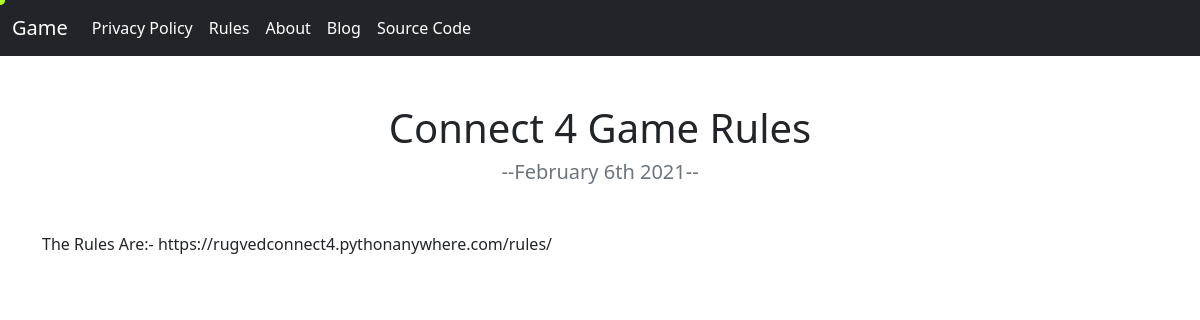
Page /blog/2 on the committed database.
### blog/models.py (models this page shows, shortened)
class Blog(models.Model):
    title = models.CharField(max_length=200)
    description = models.TextField()
    date = models.DateField()

### blog/views.py (the view)
# urls.py: path('<int:blog_id>', views.detail, name='detail'),
def detail(request, blog_id):
    blog = get_list_or_404(Blog, pk=blog_id)
    return render(request, 'blog/detail.html',{'blog':blog})

### blog/templates/blog/detail.html (shortened to what this page needs)
{% load static %}
    <link rel="stylesheet" href="{% static 'style.css' %}">
    <link href="https://cdn.jsdelivr.net/npm/bootstrap@5.0.0-beta1/dist/css/bootstrap.min.css" rel="stylesheet">
<section>
    <nav class="navbar navbar-expand-lg navbar-dark bg-dark">
        <div class="container-fluid">
            <a class="navbar-brand" href="{% url 'home' %}">Game</a>
            <div class="collapse navbar-collapse" id="navbarNavAltMarkup">
                <div class="navbar-nav">
                    <a class="nav-link active" aria-current="page" href="{% url 'privacy' %}">Privacy Policy</a>
                    <a class="nav-link active" aria-current="page" href="{% url 'rules' %}">Rules</a>
                    <a class="nav-link active" aria-current="page" href="{% url 'about' %}">About</a>
                    <a class="nav-link active" href="{% url 'blog:all_blogs' %}">Blog</a>
                    <a class="nav-link active" aria-current="page" target="_blank" href="https://github.com/avengersrugvedthota/django.git">Source Code</a>
                </div>
            </div>
        </div>
    </nav>
<div class="container">
{% for blog in blog %}
<h1 class="text-center mt-5" id="blogdetailtitle">{{ blog.title }}</h1>
<h5 class="text-center text-muted mb-5">--{{ blog.date|date:'F jS Y' }}--</h5>
{{ blog.description|safe }}
{% endfor %}
</div>
</section>

### game/static/style.css (style rules this page uses)
* { cursor: none; }

### rows in the picture
Blog: title "Connect 4 Game Rules", date "February 6th 2021", description "The Rules Are:- https://rugvedconnect4.pythonanywhere.com/rules/"
